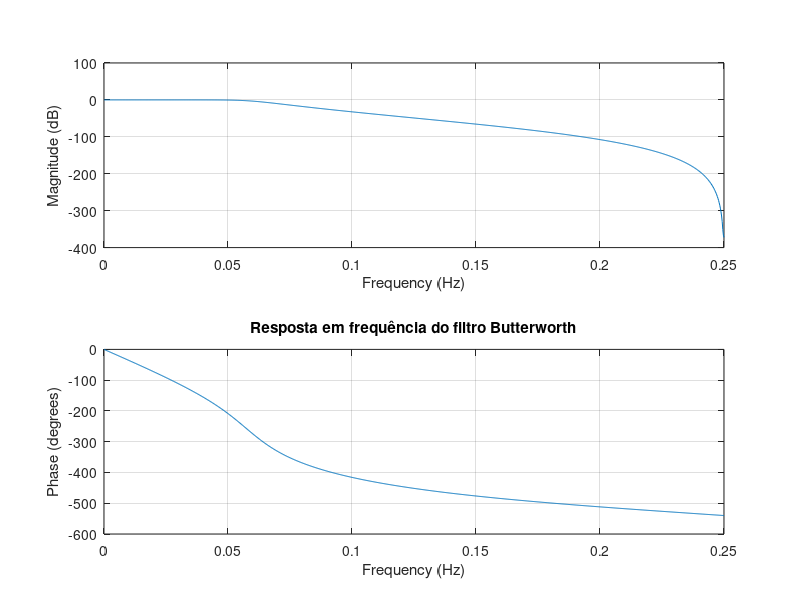

The MATLAB script that drew this image:
close all

load('coef1.mat')
Ts = 2;

freqz(Num, Den, 1024, 1/Ts);
title('Resposta em frequência do filtro Butterworth');   

disp(Num);
disp(Den);

b = [0.00243];
a = [1 1.417 1.003 0.451 0.135 0.0256 0.00243];
fs = 1/2;
[bd,ad] = bilinear(b,a,fs)

